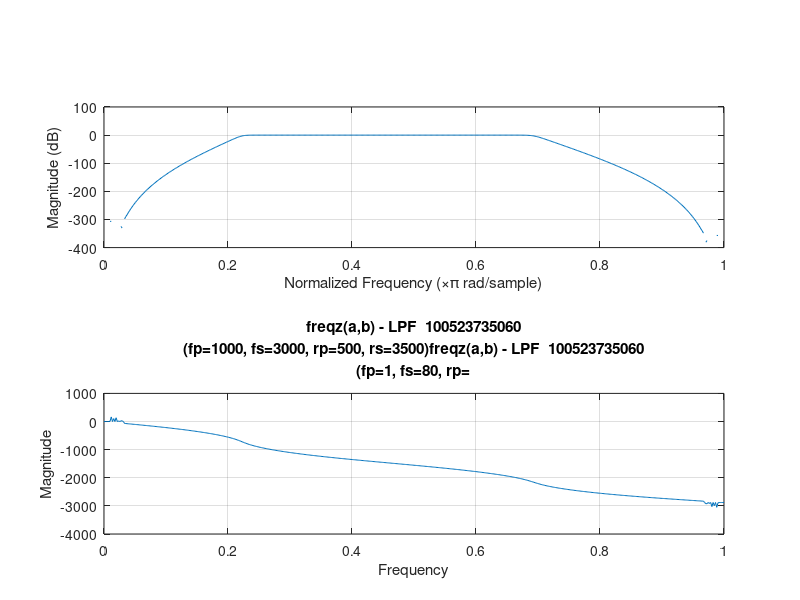
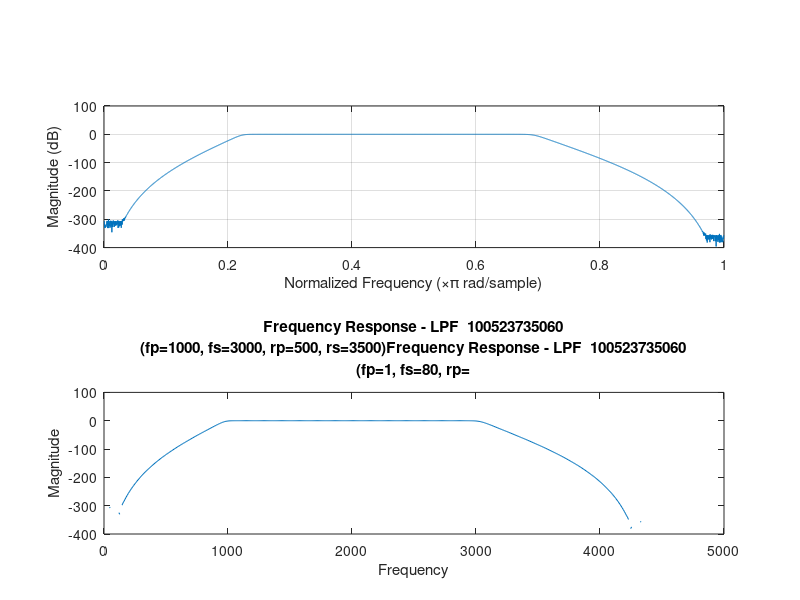

Reproduce these figures in MATLAB, in order.
clc;
clear all;
close all;


fp= [1000 3000];
fs= [500 3500];
rp= 1;
rs= 80;

Fs=2.5*max(fs);
wp=2*fp/Fs;
ws=2*fs/Fs;

[N,wc]= buttord(wp,ws,rp,rs);
[a_bpf,b_bpf]= butter(N,wc,'bandpass');

figure(1);
freqz(a_bpf,b_bpf);
title(sprintf('freqz(a,b) - LPF  100523735060\n(fp=%d, fs=%d, rp=%d, rs=%d)', fp, fs, rp, rs));
xlabel('Frequency'); ylabel('Magnitude');

figure(2);
subplot(211);
freqz(a_bpf,b_bpf, 4096); % Ensure consistent coefficient order
title(sprintf('freqz(a,b,4096) - LPF  100523735060\n(fp=%d, fs=%d, rp=%d, rs=%d)', fp, fs, rp, rs));
xlabel('Frequency'); ylabel('Magnitude');

subplot(212);
[H, w] = freqz(a_bpf,b_bpf);
H_mag = abs(H);
plot(w * Fs / (2 * pi), 20 * log10(H_mag));
title(sprintf('Frequency Response - LPF  100523735060\n(fp=%d, fs=%d, rp=%d, rs=%d)', fp, fs, rp, rs));
xlabel('Frequency'); ylabel('Magnitude');


save('D:\B.E.(ECE)\semester 4\matlab programmes\BPFcoeff.mat', 'a_bpf', 'b_bpf');
% %******case2
% fp= [200 500];
% fs= [150 550];
% rp= 1;
% rs= 20;
% 
% 
% Fs=2.5*max(fs);
% wp=2*fp/Fs;
% ws=2*fs/Fs;
% 
% [N,wc]= buttord(wp,ws,rp,rs);
% [a1,b1]= butter(N,wc,'bandpass');
% [H,w]= freqz(a1,b1);
% H1_mag= abs(H);
% 
% subplot(312);
% plot(w*Fs/(2*pi), 20*log10(H1_mag));
% title(sprintf('Frequency Response - BPF  100523735060\n(fp=[%d %d], fs=[%d %d],  rp=%d, rs=%d)', fp, fs, rp, rs));
% xlabel('Frequency'); ylabel('Magnitude');
